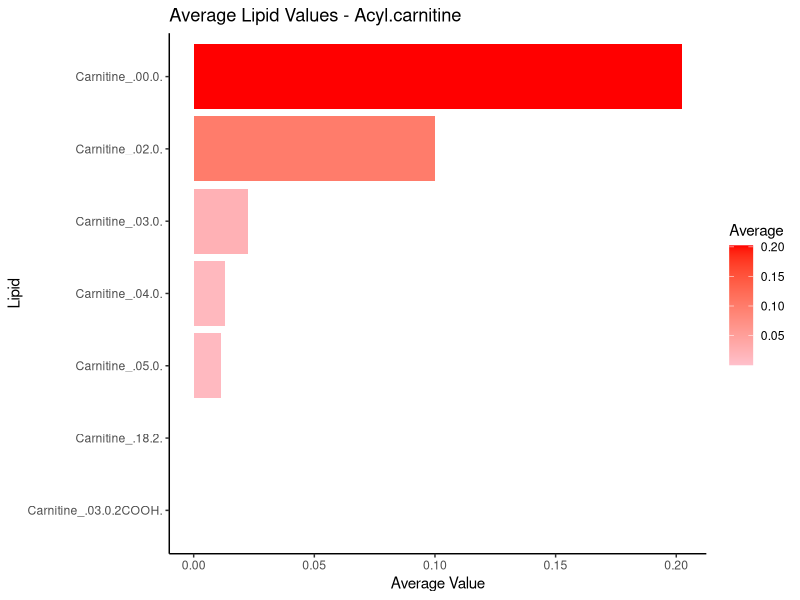
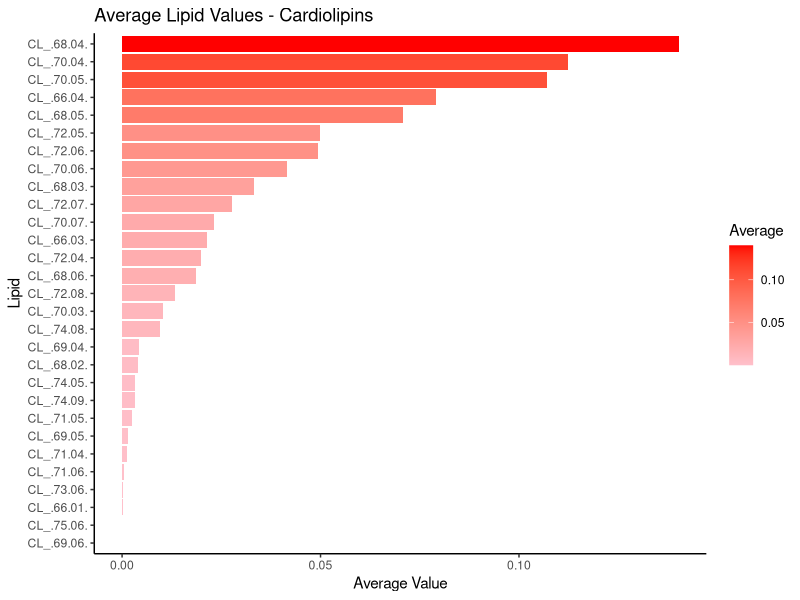
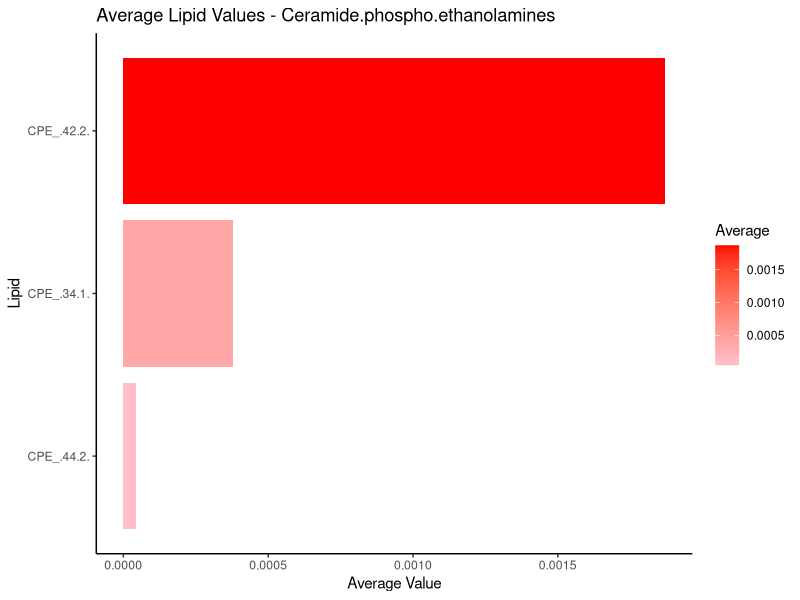
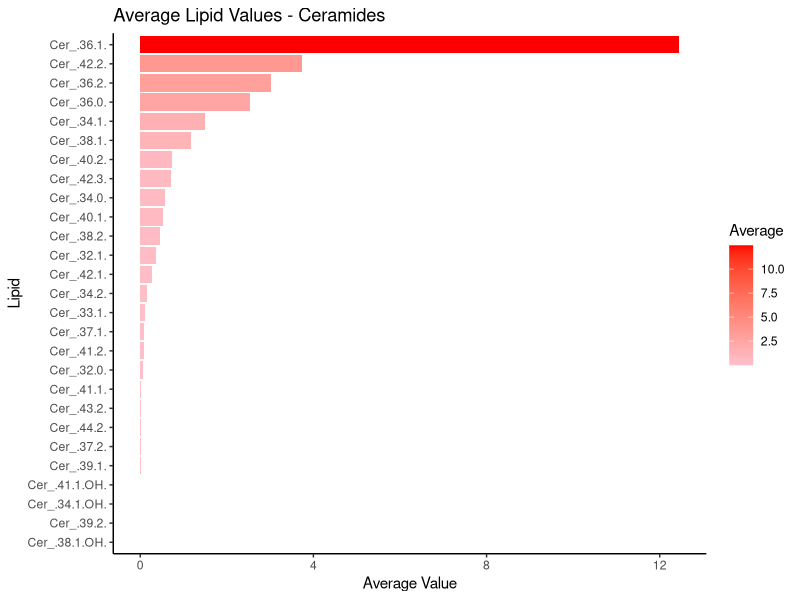
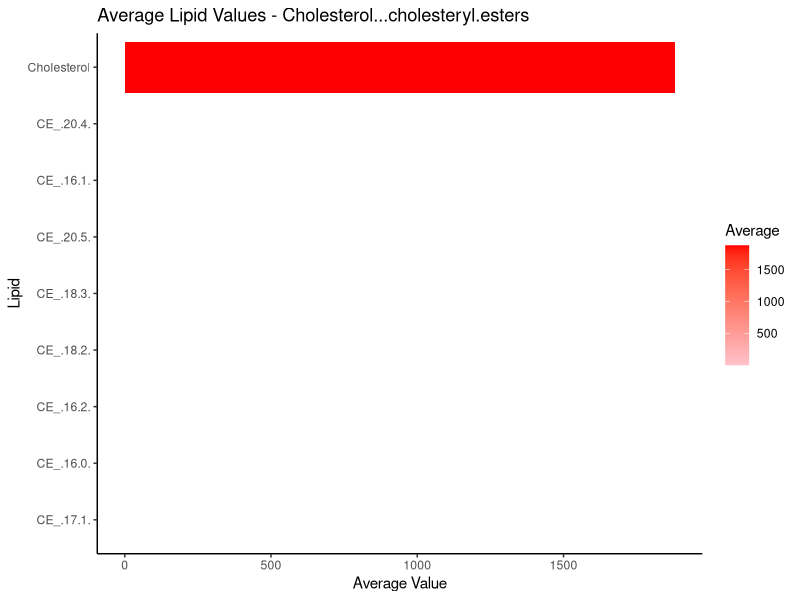
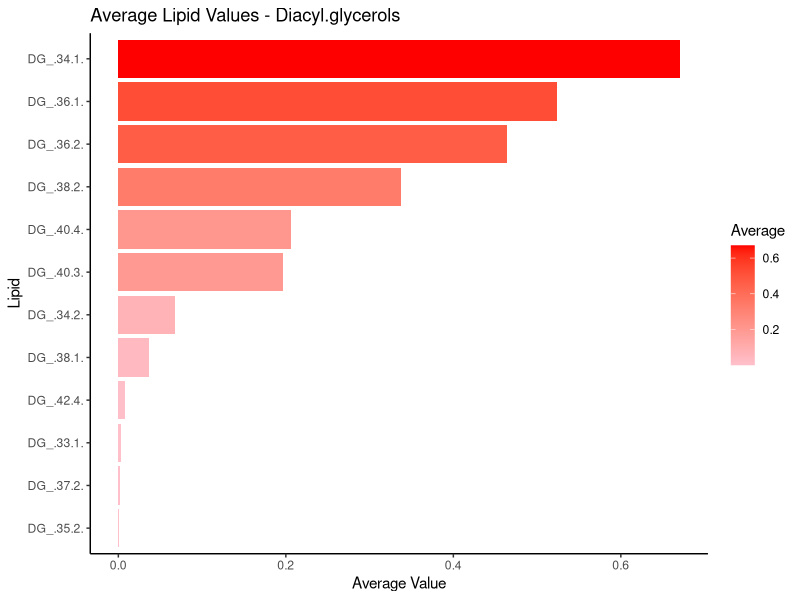

Reproduce these figures in R, in order. (Note: this script raises an error after producing the figures.)
## packages ####################################################################

library(tidyr)
library(dplyr)
library(ggplot2)

## Data given in .xlsx format ##################################################

setwd("C:/Users/jamsu/OneDrive - Cardiff University/University/Masters/Big Data Biology/Modules/Dissertation/R Programme/Dissertation/test_data")

################################################################################
## data provided to the client #################################################
################################################################################

raw_data <- read.csv("raw_data_1.csv", header = T) # reading in the raw data

names(raw_data)[c(1,2,3,4,5)] <- c("Filename", "CMaLL Sample Name", "Group", "code", "Cell Count") # renaming columns

raw_data <- raw_data[-1,] # deleting the first row 

raw_data$code <- NULL # deleting 'code' column

raw_data$`Cell Count` <- NULL # deleting 'Cell count' column

#View(raw_data) # viewing raw data 

summary(raw_data) # summary of results

str(raw_data) # looking at data structure. They were all characters here.

raw_data[, 4:ncol(raw_data)] <- lapply(raw_data[, 4:ncol(raw_data)], function(x)
as.numeric(as.character(x))) # changing columns 4-n in raw data to numeric variables. Takes all columns in raw_data, from column 4 to the last and changes all character columns to numeric values

sum(is.na(raw_data[, 4:ncol(raw_data)])) # checking that no NA values were introduced by coercion

str(raw_data) # checking the structure again

summary(raw_data) # summarising the data 

summary(raw_data[, 4:10]) # summaries for a subset of data

##### setting row names to sample names (not decided long term) and deleting all columns other than lipids tested. ##############################################

raw_data_lipids <- raw_data # copying the data frame to manipulate

rownames(raw_data_lipids) <- raw_data_lipids[[2]] # renaming the row names as the sample names

raw_data_lipids <- raw_data_lipids[, -(1:2)] # Deleting columns 1-2/3 to just keep the lipid data and remove unnecessary metadata. To 2 is keeping grouping, to 3 is without grouping.

duplicated_columns <- duplicated(as.list(raw_data_lipids)) # creates logical list of whether any columns are completely duplicated values

any(duplicated_columns) # tells you if any in the list are true

################################################################################
## lipids tested for the client ################################################
################################################################################

lipids_tested <- read.csv("lipids_tested_1.csv", header = T) # reading in the list of lipids tested
#View(lipids_tested)

lipids_tested <- lipids_tested %>% 
  pivot_longer(
    cols = everything(),
    names_to = "family",
    values_to = "lipid"
  ) %>% 
  filter(!is.na(lipid)) # putting all column values (lipid) into rows with their associated column name (family)

lipids_tested <- lipids_tested[order(lipids_tested$family), ] # ordering the lipid families alphabetically

summary(lipids_tested) # 4318 rows with empty lipid cells

lipids_tested <- lipids_tested[!(is.na(lipids_tested$lipid) | lipids_tested$lipid == ""), ] # getting rid of the rows without relevant lipids attached (i.e. blank cells for lipid names). | means OR in syntax.

lipids_tested$lipid <- make.names(lipids_tested$lipid) # changing the (): characters to . to match the syntax of the column names in the other data frame.

#View(lipids_tested)
summary(lipids_tested) # 1602 rows without empty lipid cells

## checking for mismatched columns #############################################

#all_cols <- unique(unlist(lapply(raw_data_by_family, colnames))) 
#number_of_lipids_saved <- length(all_cols)  # total number of unique column names. Should be the same as the number of variables in the raw_data_lipids. If it's not then there is an issue with mismatched columns somewhere and the below script will help with figuring out where those are.

raw_data_columns <- colnames(raw_data_lipids) # saving all of the column names (lipids)
lipids <- lipids_tested$lipid # saving the names of all of the lipids tested.

unmatched_cols <- setdiff(raw_data_columns, lipids) # looking at how the two above lists match by outputting which ones didn't. We're asking what columns in the results table were never officially tested by name? We then need to look at what results these are and why they're there. These cause an issue as they are unlikely to be included in the analysis due to the way this script works.

number_unmatched <- length(unmatched_cols) # asking how many columns didn't match

print(unmatched_cols[1:number_unmatched]) # to tell me what the mismatched columns are

## subset data by lipid family #################################################

lipid_families <- split(lipids_tested$lipid, lipids_tested$family) # split the lipids by their family and save them as such

raw_data_by_family <- list() # creating an empty list to store the separated data frames

for(family in names(lipid_families)) {
  # Get lipid columns for this family
  cols <- lipid_families[[family]]
  
  # Only keep columns that actually exist in raw_data
  cols <- intersect(cols, colnames(raw_data_lipids))
  
  # Subset raw_data by these columns
  raw_data_by_family[[family]] <- raw_data[, cols, drop = FALSE]
} # the column numbers (489 added) do not match the number of columns in the raw data (500 columns) because of the mismatched columns previously detected. This means that this program will only separate columns in raw data that are identically found in the list of tested lipids. Anything named any differently will be ignored. Therefore, data could be lost this way and is something to be very careful of.

for(family in names(raw_data_by_family)) {
  assign(paste0("raw_data_", family), raw_data_by_family[[family]])
} # creating different data frames of the separated

## remove data frames with 0 variables before averaging ########################
## it causes issues with loops to keep them there and they are unnecessary #####

raw_data_names <- ls(pattern = "^raw_data_") # making a list of all the data frames I have with names starting 'raw_data_'

for (name in raw_data_names) {
  df <- get(name)
  
  if (is.data.frame(df) && ncol(df) == 0) {
    message("Removing empty data frame: ", name)
    rm(list = name, envir = .GlobalEnv)
  }
} # checking for empty data frames and removing them. This loops says, check for every name in the list I've made, get the data frame that's related to it, if the data frame has no columns then give a message that it's empty and then remove it. 

################################################################################
########### WORKING ON A LOOP FOR ALL LIPID FAMILIES ###########################
################################################################################

raw_data_names <- ls(pattern = "^raw_data_") # makes sure we're analysing everything that has data in the final data frame

raw_data_names <- raw_data_names[sapply(raw_data_names, function(x) {
  df <- get(x)
  is.data.frame(df) && all(sapply(df, is.numeric))
})]

if (!dir.exists("outputs")) {
  dir.create("outputs")
} # makes a folder called 'outputs'

lipid_families_folder <- file.path("outputs", "lipid_families")

if (!dir.exists(lipid_families_folder)) {
  dir.create(lipid_families_folder)
} # makes an extra folder in 'outputs' called 'lipid families'


for (name in raw_data_names) {
  cat("Creating folder for:", name, "\n")
  lipid_family <- sub("^raw_data_", "", name)
  folder_path <- file.path("outputs/lipid_families", lipid_family)
  if (!dir.exists(folder_path)) {
    dir.create(folder_path)
  }
} # creates a folder in 'outputs/lipid_families' for all information relating to each of the lipid families

#### FOR LOOP FOR COMPARING THE AVERAGES OF ALL LIPIDS WITHIN A FAMILY #########

for (df_name in raw_data_names) {
  
  lipid_family <- sub("^raw_data_", "", df_name)
  folder_path <- file.path("outputs", "lipid_families", lipid_family)
  
  ## setting message
  cat("Processing bar plots for:", df_name, "\n")
  
  ## Just in case folder doesn't exist, you can optionally check or skip
  if (!dir.exists(folder_path)) {
    warning(paste("Folder does not exist:", folder_path))
    next  # skip to next iteration if folder missing
  }
  
  df <- get(df_name)
  
  # Calculate average values for each lipid
  avg_values <- colMeans(df, na.rm = TRUE)
  
  plot_df <- data.frame(
    Lipid = names(avg_values),
    Average = as.numeric(avg_values)
  )
  
  p <- ggplot(plot_df, aes(x = reorder(Lipid, Average), y = Average, fill = Average)) +
    geom_bar(stat = "identity") +
    coord_flip() +
    scale_fill_gradient(low = "pink", high = "red") +
    labs(title = paste("Average Lipid Values -", lipid_family),
         x = "Lipid",
         y = "Average Value") +
    theme_classic()  
  
  num_lipids <- nrow(plot_df)
  height <- max(4, num_lipids * 0.15)
  
  # Save the plot inside the existing folder
  plot_file <- file.path(folder_path, paste0(lipid_family, "_barplot.png"))
  ggsave(filename = plot_file, plot = p, width = 8, height = height)
}

################################################################################
####### LOOP FOR A GENERAL FOREST PLOT COMPARING ALL LIPIDS IN A FAMILY ########
################################################################################

for (df_name in raw_data_names) {
  
  lipid_family <- sub("^raw_data_", "", df_name)
  folder_path <- file.path("outputs", "lipid_families", lipid_family)
  
  cat("Processing forest plots comparing all lipids within a family for:", df_name, "\n")
  
  if (!dir.exists(folder_path)) {
    warning(paste("Folder does not exist:", folder_path))
    next
  }
  
  df <- get(df_name)
  
  # Convert df to long format for easier summary stats
  df_long <- tidyr::pivot_longer(df, cols = everything(), names_to = "Lipid", values_to = "Value")
  
  # Calculate summary statistics for each lipid
  summary_stats <- df_long %>%
    group_by(Lipid) %>%
    summarise(
      mean = mean(Value, na.rm = TRUE),
      sd = sd(Value, na.rm = TRUE),
      n = sum(!is.na(Value)),
      se = sd / sqrt(n),
      lower = mean - 1.96 * se,
      upper = mean + 1.96 * se
    )
  
  csv_file <- file.path(folder_path, paste0(lipid_family, "_summary_stats.csv"))
  write.csv(summary_stats, csv_file, row.names = FALSE)
  
  # Create the forest plot
  p <- ggplot(summary_stats, aes(x = reorder(Lipid, mean), y = mean)) +
    geom_point(color = "red", size = 3) +
    geom_errorbar(aes(ymin = lower, ymax = upper), width = 0.3, color = "darkred") +
    coord_flip() +
    labs(title = paste("Forest Plot -", lipid_family),
         x = "Lipid",
         y = "Mean (95% CI)") +
    theme_classic()
  
  num_lipids <- nrow(summary_stats)
  height <- max(4, num_lipids * 0.15)
  
  # Save the forest plot to file
  plot_file <- file.path(folder_path, paste0(lipid_family, "_forest_plot.png"))
  ggsave(filename = plot_file, plot = p, width = 8, height = height)
}

################################################################################
################## FOREST PLOT FOR TOP 10% OF AVERAGES #########################
################################################################################

################################################################################
######################## ADDING GROUPS BACK TO DFS #############################
################################################################################

groups <- raw_data[,3]

for (name in raw_data_names) {
  cat("Adding 'groups' column to:", name, "\n")
  df <- get(name)
  cbind(groups, df)
  assign(name, df)
} # adding a groups column to every lipid families df

################################################################################
################## CALCULATING AVERAGES FOR GROUPS #############################
################################################################################

for (name in raw_data_names) {
  
  lipid_family <- sub("^raw_data_", "", name)
  folder_path <- file.path("outputs", "lipid_families", lipid_family)
  
  # make sure the folder exists
  if (!dir.exists(folder_path)) {
    dir.create(folder_path, recursive = TRUE)
  }
  
  cat("Processing group averages for:", name, "\n")
  
  df <- get(name)
  df_avg <- aggregate(. ~ groups, data = df, FUN = mean)
  
  new_name <- paste0(name, "_avg")
  assign(new_name, df_avg)
  
  csv_file <- file.path(folder_path, paste0(lipid_family, "_avg.csv"))
  write.csv(df_avg, file = csv_file, row.names = FALSE)
}

################################################################################
################## CALCULATING AVERAGES FOR GROUPS #############################
################################################################################

## this loop performs an ANOVA on all lipid families individually and confirms whether, for any lipid, there is one group significantly different from the others. Based on a p-value threshold of 0.05 and below.

for (name in raw_data_names) {
  cat("Running ANOVA for:", name, "\n")
  
  df <- get(name)
  
  # Identify lipid columns (everything except 'groups')
  lipid_columns <- setdiff(names(df), "groups")
  
  # Create a vector to store p-values
  p_values <- numeric(length(lipid_columns))
  names(p_values) <- lipid_columns
  
  for (lipid in lipid_columns) {
    formula <- as.formula(paste(lipid, "~ groups"))
    aov_result <- aov(formula, data = df)
    summary_result <- summary(aov_result)
    p_values[lipid] <- summary_result[[1]][["Pr(>F)"]][1]
  }
  
  # Convert to data frame for output
  output_df <- data.frame(
    lipid = lipid_columns,
    p_value = p_values
  )
  
  # Create output folder (adjust as needed)
  lipid_family <- sub("^raw_data_", "", name)
  folder_path <- file.path("outputs", "lipid_families", lipid_family)
  if (!dir.exists(folder_path)) {
    dir.create(folder_path, recursive = TRUE)
  }
  
  output_df$significance <- cut(output_df$p_value,
                                breaks = c(-Inf, 0.001, 0.01, 0.05, Inf),
                                labels = c("***", "**", "*", "NO"),
                                right = TRUE
  )
  
  output_df <- output_df[order(output_df$p_value, decreasing = FALSE), ]
  
  # Write CSV with p-values
  csv_file <- file.path(folder_path, paste0(lipid_family, "_anova_pvalues.csv"))
  write.csv(output_df, file = csv_file, row.names = FALSE)
  
  cat("Saved results to:", csv_file, "\n")
}

## I believe it would also be beneficial to do an ANOVA on the whole data frame to know which lipids change most significantly out of all those tested between groups.

raw_data_lipids$Group <- as.factor(raw_data_lipids$Group) # Make sure groups column is a factor

lipid_columns <- names(raw_data_lipids)[-1] # Get lipid column names (everything except column 1)


p_values <- sapply(lipid_columns, function(lipid) {
  formula <- as.formula(paste(lipid, "~ groups"))
  summary(aov(formula, data = raw_data_lipids))[[1]][["Pr(>F)"]][1]
}) # Run ANOVA for each lipid and extract p-values


output_df <- data.frame(
  lipid = lipid_columns,
  p_value = p_values,
  significance <- ifelse(p_values <= 0.001, "***",
                         ifelse(p_values <= 0.01, "**",
                                ifelse(p_values <= 0.05, "*", "NO")))
) # Convert to data frame

# Optional: order by p-value ascending (most significant first)
output_df <- output_df[order(output_df$p_value, decreasing = FALSE), ]

# View results
print(output_df)

# Save to CSV
write.csv(output_df, "anova_results.csv", row.names = FALSE)




























################################################################################
################### HISTOGRAMS TO CHECK FOR NORMALITY ##########################
################################################################################

for (df_name in raw_data_names) {
  
  lipid_family <- sub("^raw_data_", "", df_name)
  folder_path <- file.path("test_data", "outputs", "lipid_families",         lipid_family, "histograms")
  
  # Ensure output folder exists
  if (!dir.exists(folder_path)) {
    dir.create(folder_path, recursive = TRUE)
  }
  
  cat("Processing histograms for:", df_name, "\n")
  df <- get(df_name)
  
  for (col in setdiff(names(df), "groups")) {
    
    # Create PNG file for this histogram
    png(file.path(folder_path, paste0(col, "_hist.png")))
    
    hist(df[[col]],
         main = paste("Histogram of", col),
         xlab = col)
    
    dev.off()  # Close the PNG device
  }
}





















